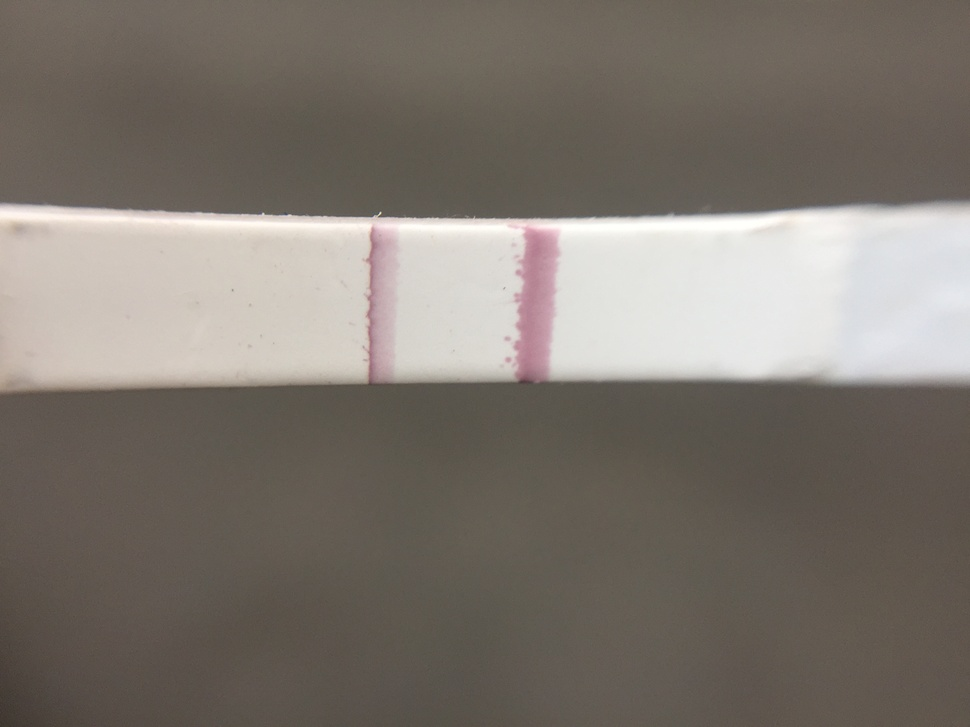
#> input picture demo_image_input.JPG, 970 x 727 px, shrunk from 3264 x 2448 before the run
$ jupyter execute Untitled.ipynb   (shell and % lines are left out)
#> lines starting #> are read from the running program, lines starting #| are printed output that depends on the picture
[cell 1]
import numpy as np
import cv2

img = cv2.imread('./demo_image_input.JPG')#step 1
#> img is the input picture: shape (727, 970, 3); mean B, G, R 110.8, 118.5, 125.8
print(type(img))
#| <class 'numpy.ndarray'>

ret, mask = cv2.threshold(img, 120, 255, cv2.THRESH_TOZERO)#step 2
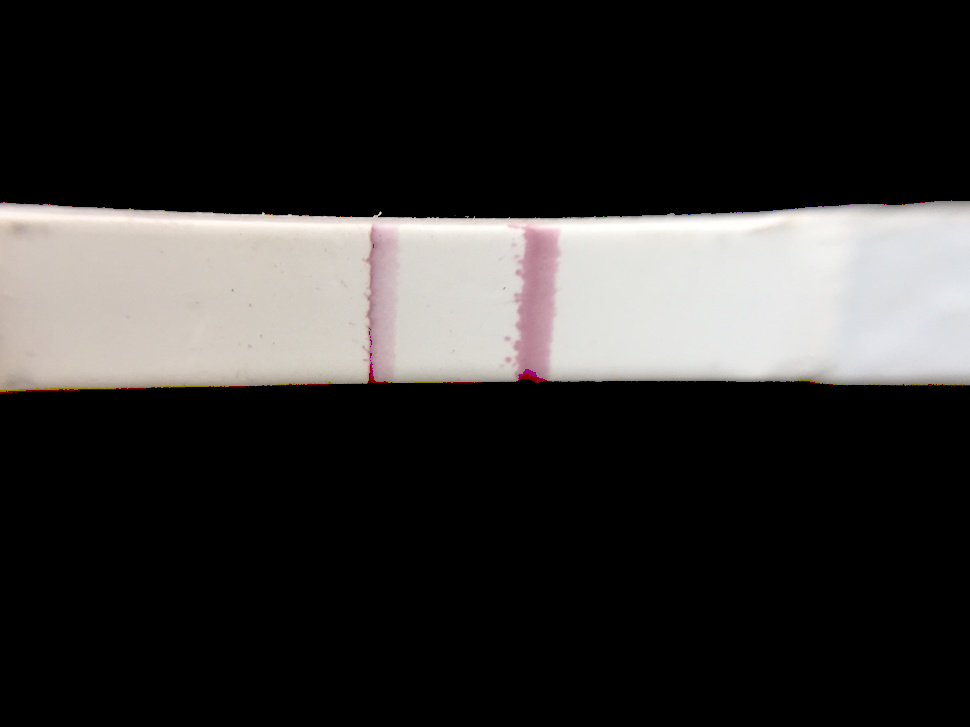
#> mask: shape (727, 970, 3); mean B, G, R 48.3, 49.4, 51.1

cv2.imshow('mask',mask)

rows, cols, channels = mask.shape
#> rows = 727; cols = 970; channels = 3
print(rows)
#| 727
print(cols)
#| 970
print(channels)
#| 3

row_start = row_end = 0
col = int(cols/2)
#> col = 485

i = rows - 1
#> i = 726
print(i)
#| 726
print(col)
#| 485
while i >= 0:
    print(mask[i,col])
    res = np.greater_equal(mask[i, col], [150, 150, 150])
    print(res)
    if(np.array_equal(res, [True, True, True])):
        print(i)
        row_end = i
        break
    i -= 20
#> this loop made 19 passes
#> res on passes 1 to 12: [False, False, False], [False, False, False], [False, False, False], [False, False, False], [False, False, False], [False, False, False], [False, False, False], [False, False, False], [False, False, False], [False, False, False], [False, False, False], [False, False, False]
#> (printed output is left out)
#> after the loop, i = 366

i = 0
while i < rows:
    res = np.greater_equal(mask[i, col], [150, 150, 150])
    if(np.array_equal(res, [True, True, True])):
        row_start = i
        break
    i+=20
#> this loop made 12 passes
#> after the loop, i = 220

cropped = img[row_start:row_end, 0:cols]#step 3
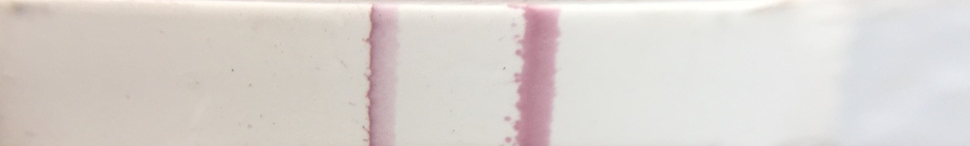
#> cropped: shape (146, 970, 3); mean B, G, R 208.7, 212.8, 218.9

cv2.namedWindow('Cropped_Image', cv2.WINDOW_NORMAL)
cv2.namedWindow('Original_Image', cv2.WINDOW_NORMAL)
cv2.namedWindow('Masked_Image', cv2.WINDOW_NORMAL)
cv2.imshow('Original_Image', img)
cv2.imshow('Masked_Image', mask)
cv2.imshow('Cropped_Image', cropped)

cv2.waitKey(0)
cv2.destroyAllWindows()

cv2.imwrite('./demo_image_output.JPG', cropped)
#> Out = True
